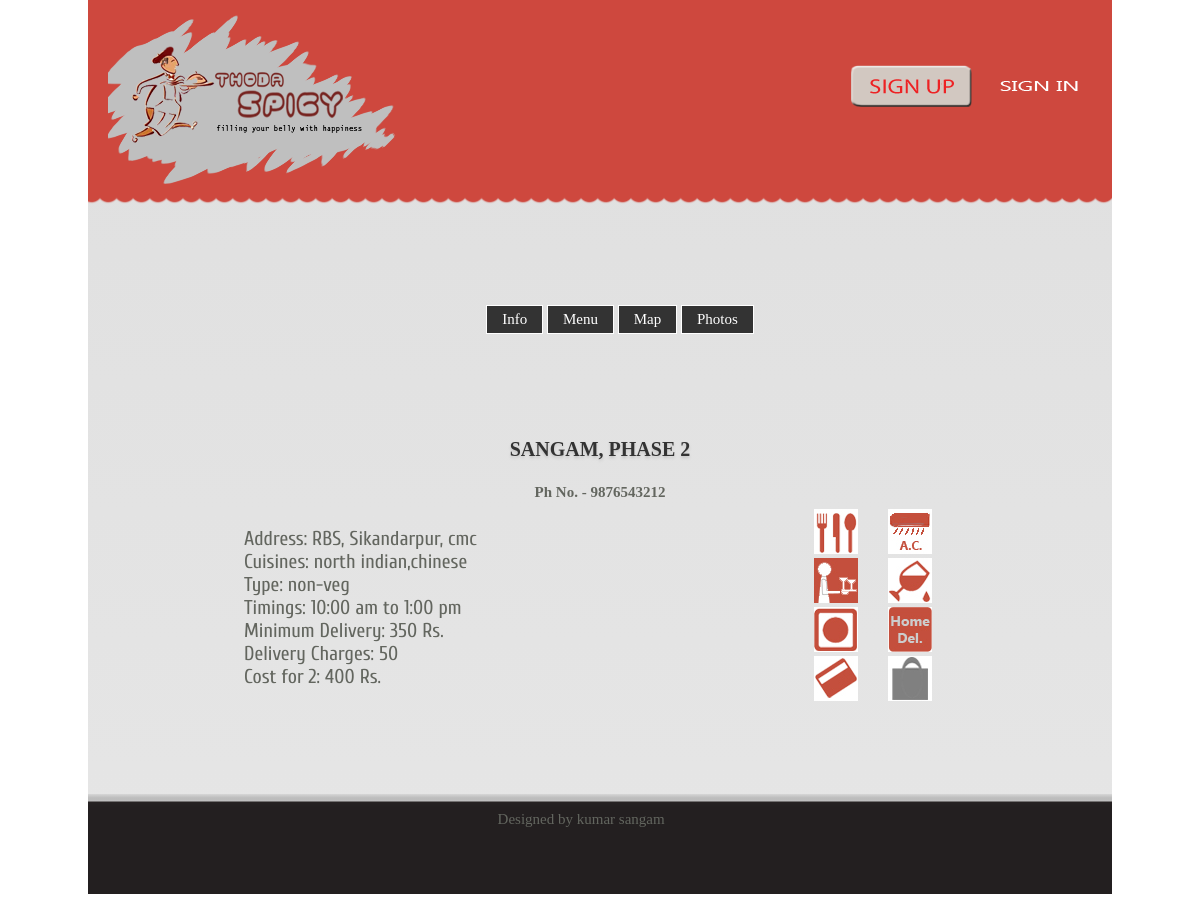
Page /info.php?loc_id=3 on the committed database.
### tables this page shows
CREATE TABLE IF NOT EXISTS `business_info` (
  `location_id` int(20) NOT NULL AUTO_INCREMENT,
  `website_id` int(20) NOT NULL,
  `business_name` varchar(50) NOT NULL,
  `business_building` varchar(50) NOT NULL,
  `business_street` varchar(50) NOT NULL,
  `business_city` varchar(20) NOT NULL,
  `business_state` varchar(20) NOT NULL,
  `business_zipcode` int(10) NOT NULL,
  `business_countrycode` int(10) NOT NULL,
  `business_contact` varchar(255) NOT NULL,
  `restaurant_type` varchar(9) NOT NULL,
  `maximum_delivery_km` int(3) NOT NULL,
  `minimum_delivery_cost` int(4) NOT NULL,
  `restaurant_cuisine` set('north indian','chinese') NOT NULL,
  `delivery_charges` int(4) NOT NULL,
  `alcohol_facility` tinyint(1) NOT NULL,
  `dine_in` tinyint(1) NOT NULL,
  `catering` tinyint(1) NOT NULL,
  `credit_card` tinyint(1) NOT NULL,
  `cost_for_two` int(11) NOT NULL,
  `air_conditioned` tinyint(1) NOT NULL,
  `tax` int(4) NOT NULL,
  `take_away` tinyint(1) NOT NULL,
  `thumbnail` varchar(100) NOT NULL,
  `home_delivery` tinyint(1) NOT NULL,
  `open_time` time NOT NULL,
  `close_time` time NOT NULL,
  `restaurant_timings` varchar(20) NOT NULL,
  PRIMARY KEY (`location_id`),
  KEY `website_id` (`website_id`)
);

### info.php (the view, shortened to what this page needs)
<?php
include 'header1.php';
require'rest.php';
$service_row = $info_row;
?>
<html>
<body>
<ul class="inforest">
  <li>Address: <?php echo $info_row['business_building'].', '.$info_row['business_street'].', '.$info_row['business_city']; ?></li><br />
  <li>Cuisines: <?php echo $service_row['restaurant_cuisine'];?></li><br />
  <li>Type: <?php echo $service_row['restaurant_type'];?></li><br />
  <li>Timings: <?php echo $service_row['restaurant_timings'];?></li><br />
  <li>Minimum Delivery: <?php echo $service_row['minimum_delivery_cost'].' Rs.';?></li><br />
  <li>Delivery Charges: <?php echo $service_row['delivery_charges'];?></li><br />
  <li>Cost for 2: <?php echo $service_row['cost_for_two'].' Rs.';?></li><br />
  </ul>
  <div id="infopic">
  <ul class="infopic">
  <li>
  <?php if ($service_row['dine_in'] == 1) {
                    ?><image src="images\dinein.jpg" title="Dine In" ><?php
                } else {
                                ?> <image src="images\dinein_no.jpg" title="No Dine In" ><?php }
                            ?></li>
  &nbsp&nbsp&nbsp&nbsp&nbsp&nbsp<li>
  <?php if ($service_row['air_conditioned'] == 1) {
                    ?><image src="images\AC.jpg" title="Air Conditioned" ><?php
                } else {
                                ?> <image src="images\AC_NO.jpg" title="No Air Conditioning" ><?php }
                            ?></li>&nbsp&nbsp&nbsp&nbsp&nbsp&nbsp&nbsp
  <br><li><?php if ($service_row['catering'] == 1) {
                    ?><image src="images\catering.jpg" title="Catering" ><?php
                } else {
                                ?><image src="images\catering_no.jpg" title="No Catering" ><?php }
                            ?></li>&nbsp&nbsp&nbsp&nbsp&nbsp&nbsp&nbsp
  <li><?php if ($service_row['alcohol_facility'] == 1) {
                    ?><image src="images\alcohol.jpg" title="Alcohol" > <?php
                } else {
                                ?> <image src="images\alcohol_no.jpg" title="No Alcohol" > <?php }
                            ?></li>&nbsp&nbsp&nbsp&nbsp&nbsp&nbsp&nbsp
  <br><li><?php if ($service_row['restaurant_type'] == "veg") {
                    ?><image src="images\veg.jpg" title="Veg" ><?php
                } else {
                            echo "     ";    ?> <image src="images\non_veg.jpg" title="Non Veg" ><?php }
                            ?></li>&nbsp&nbsp&nbsp&nbsp&nbsp&nbsp&nbsp
  <li><?php if ($service_row['home_delivery'] == 1) {
                    ?><image src="images\home_delivery.jpg" title="Home Delivery" ><?php
                } else {
                                ?> <image src="images\home_delivery_no.jpg" title="No Home Delivery" ><?php }
                            ?></li>&nbsp&nbsp&nbsp&nbsp&nbsp&nbsp&nbsp
  <br><li><?php if ($service_row['credit_card'] == 1) {
                    ?><image src="images\credit_card.jpg" title="Credit Card" ><?php
                } else {
                                ?> <image src="images\credit_card_no.jpg" title="No Credit Card" ><?php }
                            ?></li>&nbsp&nbsp&nbsp&nbsp&nbsp&nbsp&nbsp
  <li><?php if ($service_row['take_away'] == 1) {
                    ?><image src="images\take_away.jpg" title="Takeaway" ><?php
                } else {
                                ?> <image src="images\take_away_no.jpg" title="No takeaway" ><?php }
                            ?></li>
</ul>
</div>
</body>
</html>
<html>
<body>
<footer>
                          <div id="footer_text"> <br>
						Designed by kumar sangam
		      		</div>
                        </footer>
</body>
</html>

### rest.php
<?php
$loc_id = $_SESSION['loc_id'];
$result1 = mysql_query("SELECT * FROM `business_info` WHERE location_id = '$loc_id'");
if(mysql_num_rows($result1)==1)
{
    $info_row = mysql_fetch_array($result1);
}
else
{
    echo 'Location ID not valid';
    die();
}
?>
<html>
<body>
<link rel='stylesheet' href='css/style.css'>
<nav>
		<ul>
			<li><a href="info.php">Info</a></li>
			<li><a href="menu.php">Menu</a></li>
			<li><a href="map.php">Map</a></li>
			<li><a href="gallery.php?loc_id=<?php echo $loc_id;?>">Photos</a></li>
		</ul>
</nav>
<h2><?php echo strtoupper($info_row['business_name']); ?></h2>
<h4>Ph No. <?php echo $info_row['business_countrycose'].' - '.$info_row['business_contact'];?></h4>
</body>
</html>

### stylespopup.css (style rules this page uses)
body { background: #fff; line-height: 1; font-size: 12px; font-family: Arial, Tahoma, sans-serif; margin: 0; height: 101%; }

### styles.css (style rules this page uses)
body { font-family: Helvetica; font-size: 12px; color: #63665F }
h1, h2 { font-size: 30px; color: #333; text-shadow: 0px 2px 3px #c5c5c5; text-align: center; }
h2 { font-size: 20px; line-height: 30px; }

### style.css (style rules this page uses)
article, aside, audio, canvas, command, datalist, details, embed, figcaption, figure, footer, header, hgroup, keygen, meter, nav, output, progress, section, source, video { display:block }
body { font-family: Verdana, Geneva, Arial, sans-serif; margin: 0px; }
li { display: inline; list-style:none; }
h4 { text-align:center; }
.inforest { margin-left:150px; font-family: cuprum; font-size:20px; font-weight:normal; padding: 6px; }
#infopic { //border:solid red 3px; margin-top: -220px; float:right; margin-right: 150px; }
.infopic { float:right; }
footer { background-image:url(images/footer.png); height: 100px; background-repeat:repeat-x; margin-top: 100px; }
#footer_text { margin-left:40%; margin-top:20px; //border: solid red 3px; }

### css/style.css (style rules this page uses)
body { font: 14px Georgia, serif; }
nav { display: block; width: 100%; margin: 100px auto; text-align: center; }
nav ul { list-style: none; }
nav li { display: inline-block; }
nav a { display: inline-block; background: #333; color: white; padding: 5px 15px; border: 1px solid white; text-decoration: none; }

### rows in the picture
business_info: business_name "SANGAM, PHASE 2", business_contact "9876543212", business_building "RBS", business_street "Sikandarpur", business_city "cmc", restaurant_cuisine "north indian,chinese", restaurant_type "non-veg", restaurant_timings "10:00 am to 1:00 pm", minimum_delivery_cost "350", delivery_charges "50", cost_for_two "400"
